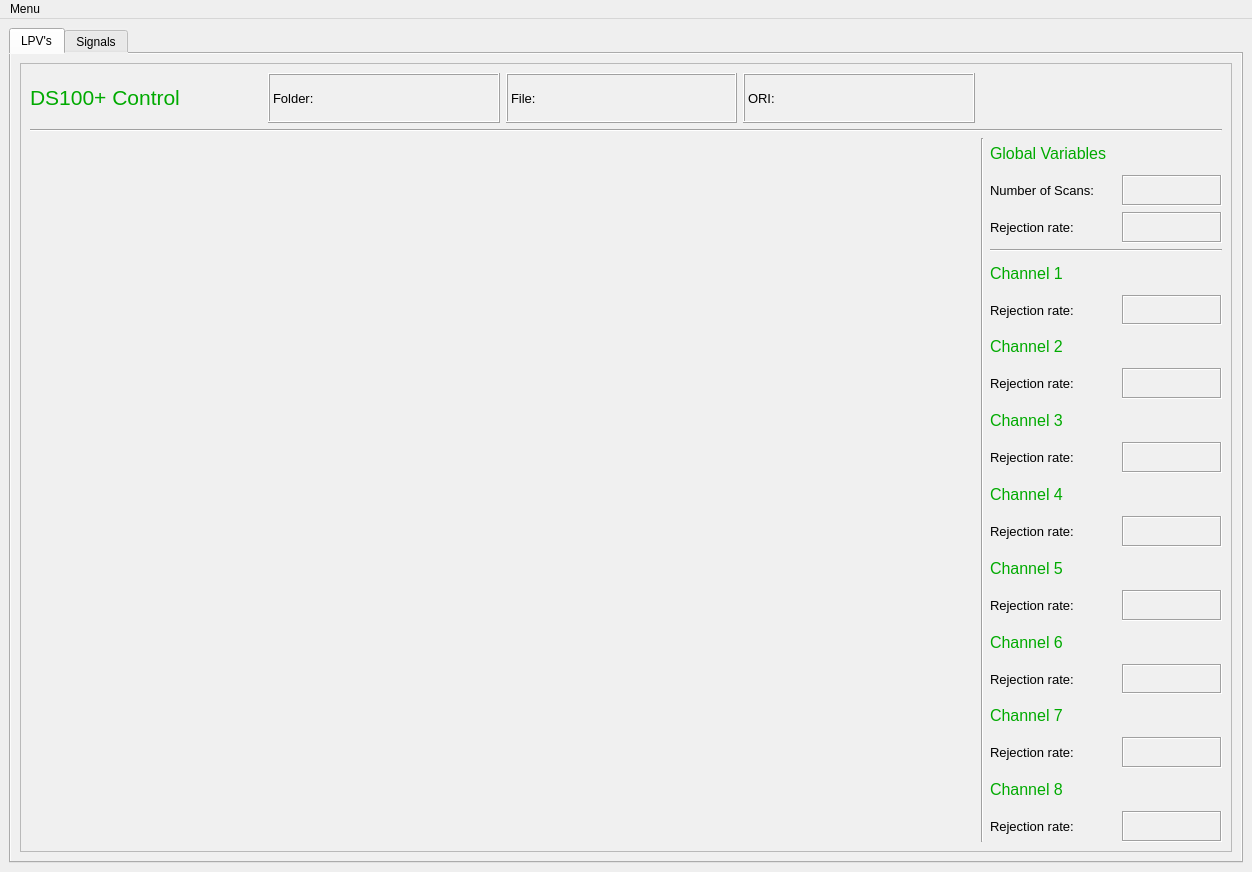
<?xml version="1.0" encoding="UTF-8"?>
<ui version="4.0">
 <class>MainWindow</class>
 <widget class="QMainWindow" name="MainWindow">
  <property name="geometry">
   <rect>
    <x>0</x>
    <y>0</y>
    <width>1252</width>
    <height>872</height>
   </rect>
  </property>
  <property name="windowTitle">
   <string>DS100+ Controlo de LPV</string>
  </property>
  <property name="styleSheet">
   <string notr="true"/>
  </property>
  <widget class="QWidget" name="centralwidget">
   <property name="styleSheet">
    <string notr="true"/>
   </property>
   <layout class="QGridLayout" name="gridLayout">
    <item row="0" column="0">
     <widget class="QTabWidget" name="tabWidget">
      <property name="palette">
       <palette>
        <active>
         <colorrole role="Button">
          <brush brushstyle="SolidPattern">
           <color alpha="255">
            <red>240</red>
            <green>240</green>
            <blue>240</blue>
           </color>
          </brush>
         </colorrole>
         <colorrole role="Base">
          <brush brushstyle="SolidPattern">
           <color alpha="255">
            <red>240</red>
            <green>240</green>
            <blue>240</blue>
           </color>
          </brush>
         </colorrole>
         <colorrole role="Window">
          <brush brushstyle="SolidPattern">
           <color alpha="255">
            <red>240</red>
            <green>240</green>
            <blue>240</blue>
           </color>
          </brush>
         </colorrole>
        </active>
        <inactive>
         <colorrole role="Button">
          <brush brushstyle="SolidPattern">
           <color alpha="255">
            <red>240</red>
            <green>240</green>
            <blue>240</blue>
           </color>
          </brush>
         </colorrole>
         <colorrole role="Base">
          <brush brushstyle="SolidPattern">
           <color alpha="255">
            <red>240</red>
            <green>240</green>
            <blue>240</blue>
           </color>
          </brush>
         </colorrole>
         <colorrole role="Window">
          <brush brushstyle="SolidPattern">
           <color alpha="255">
            <red>240</red>
            <green>240</green>
            <blue>240</blue>
           </color>
          </brush>
         </colorrole>
        </inactive>
        <disabled>
         <colorrole role="Button">
          <brush brushstyle="SolidPattern">
           <color alpha="255">
            <red>240</red>
            <green>240</green>
            <blue>240</blue>
           </color>
          </brush>
         </colorrole>
         <colorrole role="Base">
          <brush brushstyle="SolidPattern">
           <color alpha="255">
            <red>240</red>
            <green>240</green>
            <blue>240</blue>
           </color>
          </brush>
         </colorrole>
         <colorrole role="Window">
          <brush brushstyle="SolidPattern">
           <color alpha="255">
            <red>240</red>
            <green>240</green>
            <blue>240</blue>
           </color>
          </brush>
         </colorrole>
        </disabled>
       </palette>
      </property>
      <property name="styleSheet">
       <string notr="true">background-color:rgb(240, 240, 240)</string>
      </property>
      <property name="currentIndex">
       <number>0</number>
      </property>
      <widget class="QWidget" name="tab">
       <attribute name="title">
        <string>LPV's</string>
       </attribute>
       <layout class="QGridLayout" name="gridLayout_3">
        <item row="0" column="0">
         <widget class="QFrame" name="frame">
          <property name="frameShape">
           <enum>QFrame::StyledPanel</enum>
          </property>
          <property name="frameShadow">
           <enum>QFrame::Raised</enum>
          </property>
          <layout class="QGridLayout" name="gridLayout_2">
           <item row="0" column="1">
            <widget class="QLabel" name="label_6">
             <property name="font">
              <font>
               <pointsize>10</pointsize>
              </font>
             </property>
             <property name="frameShape">
              <enum>QFrame::Box</enum>
             </property>
             <property name="frameShadow">
              <enum>QFrame::Raised</enum>
             </property>
             <property name="text">
              <string>Folder:</string>
             </property>
            </widget>
           </item>
           <item row="0" column="2">
            <widget class="QLabel" name="label_2">
             <property name="font">
              <font>
               <pointsize>10</pointsize>
              </font>
             </property>
             <property name="frameShape">
              <enum>QFrame::Box</enum>
             </property>
             <property name="frameShadow">
              <enum>QFrame::Raised</enum>
             </property>
             <property name="text">
              <string>File: </string>
             </property>
            </widget>
           </item>
           <item row="0" column="3">
            <widget class="QLabel" name="label_3">
             <property name="font">
              <font>
               <pointsize>10</pointsize>
              </font>
             </property>
             <property name="frameShape">
              <enum>QFrame::Box</enum>
             </property>
             <property name="frameShadow">
              <enum>QFrame::Raised</enum>
             </property>
             <property name="text">
              <string>ORI: </string>
             </property>
            </widget>
           </item>
           <item row="0" column="0">
            <widget class="QLabel" name="label">
             <property name="maximumSize">
              <size>
               <width>250</width>
               <height>50</height>
              </size>
             </property>
             <property name="font">
              <font>
               <pointsize>16</pointsize>
              </font>
             </property>
             <property name="text">
              <string>&lt;html&gt;&lt;head/&gt;&lt;body&gt;&lt;p&gt;&lt;span style=&quot; color:#00aa00;&quot;&gt;DS100+ Control&lt;/span&gt;&lt;/p&gt;&lt;/body&gt;&lt;/html&gt;</string>
             </property>
            </widget>
           </item>
           <item row="2" column="0" rowspan="2" colspan="4">
            <widget class="MplWidget" name="widget" native="true"/>
           </item>
           <item row="2" column="5" rowspan="2">
            <layout class="QGridLayout" name="gridLayout_7">
             <item row="1" column="0">
              <widget class="QLabel" name="label_5">
               <property name="font">
                <font>
                 <pointsize>10</pointsize>
                </font>
               </property>
               <property name="text">
                <string>Number of Scans:</string>
               </property>
              </widget>
             </item>
             <item row="2" column="0">
              <widget class="QLabel" name="label_7">
               <property name="font">
                <font>
                 <pointsize>10</pointsize>
                </font>
               </property>
               <property name="text">
                <string>Rejection rate:</string>
               </property>
              </widget>
             </item>
             <item row="1" column="1">
              <widget class="QLabel" name="label_corks">
               <property name="maximumSize">
                <size>
                 <width>100</width>
                 <height>16777215</height>
                </size>
               </property>
               <property name="font">
                <font>
                 <pointsize>10</pointsize>
                 <weight>75</weight>
                 <bold>true</bold>
                </font>
               </property>
               <property name="frameShape">
                <enum>QFrame::Box</enum>
               </property>
               <property name="frameShadow">
                <enum>QFrame::Sunken</enum>
               </property>
               <property name="text">
                <string/>
               </property>
               <property name="alignment">
                <set>Qt::AlignCenter</set>
               </property>
              </widget>
             </item>
             <item row="0" column="0" colspan="2">
              <widget class="QLabel" name="label_11">
               <property name="font">
                <font>
                 <pointsize>12</pointsize>
                </font>
               </property>
               <property name="text">
                <string>&lt;html&gt;&lt;head/&gt;&lt;body&gt;&lt;p&gt;&lt;span style=&quot; color:#00aa00;&quot;&gt;Global Variables&lt;/span&gt;&lt;/p&gt;&lt;/body&gt;&lt;/html&gt;</string>
               </property>
              </widget>
             </item>
             <item row="2" column="1">
              <widget class="QLabel" name="label_rj_gl">
               <property name="maximumSize">
                <size>
                 <width>100</width>
                 <height>16777215</height>
                </size>
               </property>
               <property name="font">
                <font>
                 <pointsize>10</pointsize>
                 <weight>75</weight>
                 <bold>true</bold>
                </font>
               </property>
               <property name="frameShape">
                <enum>QFrame::Box</enum>
               </property>
               <property name="frameShadow">
                <enum>QFrame::Sunken</enum>
               </property>
               <property name="text">
                <string/>
               </property>
               <property name="alignment">
                <set>Qt::AlignCenter</set>
               </property>
              </widget>
             </item>
             <item row="21" column="0" colspan="2">
              <widget class="QLabel" name="label_47">
               <property name="font">
                <font>
                 <pointsize>12</pointsize>
                </font>
               </property>
               <property name="text">
                <string>&lt;!DOCTYPE HTML PUBLIC &quot;-//W3C//DTD HTML 4.0//EN&quot; &quot;http://www.w3.org/TR/REC-html40/strict.dtd&quot;&gt;
&lt;html&gt;&lt;head&gt;&lt;meta name=&quot;qrichtext&quot; content=&quot;1&quot; /&gt;&lt;style type=&quot;text/css&quot;&gt;
p, li { white-space: pre-wrap; }
&lt;/style&gt;&lt;/head&gt;&lt;body style=&quot; font-family:'MS Shell Dlg 2'; font-size:12pt; font-weight:400; font-style:normal;&quot;&gt;
&lt;p style=&quot; margin-top:0px; margin-bottom:0px; margin-left:0px; margin-right:0px; -qt-block-indent:0; text-indent:0px;&quot;&gt;&lt;span style=&quot; color:#00aa00;&quot;&gt;Channel 8&lt;/span&gt;&lt;/p&gt;&lt;/body&gt;&lt;/html&gt;</string>
               </property>
              </widget>
             </item>
             <item row="22" column="0">
              <widget class="QLabel" name="label_35">
               <property name="font">
                <font>
                 <pointsize>10</pointsize>
                </font>
               </property>
               <property name="text">
                <string>Rejection rate:</string>
               </property>
              </widget>
             </item>
             <item row="20" column="0">
              <widget class="QLabel" name="label_31">
               <property name="font">
                <font>
                 <pointsize>10</pointsize>
                </font>
               </property>
               <property name="text">
                <string>Rejection rate:</string>
               </property>
              </widget>
             </item>
             <item row="11" column="1">
              <widget class="QLabel" name="taxa_3">
               <property name="maximumSize">
                <size>
                 <width>100</width>
                 <height>16777215</height>
                </size>
               </property>
               <property name="font">
                <font>
                 <pointsize>10</pointsize>
                 <weight>75</weight>
                 <bold>true</bold>
                </font>
               </property>
               <property name="styleSheet">
                <string notr="true"/>
               </property>
               <property name="frameShape">
                <enum>QFrame::Box</enum>
               </property>
               <property name="frameShadow">
                <enum>QFrame::Sunken</enum>
               </property>
               <property name="text">
                <string/>
               </property>
               <property name="alignment">
                <set>Qt::AlignCenter</set>
               </property>
              </widget>
             </item>
             <item row="8" column="1">
              <widget class="QLabel" name="taxa_2">
               <property name="maximumSize">
                <size>
                 <width>100</width>
                 <height>16777215</height>
                </size>
               </property>
               <property name="font">
                <font>
                 <pointsize>10</pointsize>
                 <weight>75</weight>
                 <bold>true</bold>
                </font>
               </property>
               <property name="frameShape">
                <enum>QFrame::Box</enum>
               </property>
               <property name="frameShadow">
                <enum>QFrame::Sunken</enum>
               </property>
               <property name="text">
                <string/>
               </property>
               <property name="alignment">
                <set>Qt::AlignCenter</set>
               </property>
              </widget>
             </item>
             <item row="5" column="1">
              <widget class="QLabel" name="taxa_1">
               <property name="maximumSize">
                <size>
                 <width>100</width>
                 <height>16777215</height>
                </size>
               </property>
               <property name="font">
                <font>
                 <pointsize>10</pointsize>
                 <weight>75</weight>
                 <bold>true</bold>
                </font>
               </property>
               <property name="frameShape">
                <enum>QFrame::Box</enum>
               </property>
               <property name="frameShadow">
                <enum>QFrame::Sunken</enum>
               </property>
               <property name="text">
                <string/>
               </property>
               <property name="alignment">
                <set>Qt::AlignCenter</set>
               </property>
              </widget>
             </item>
             <item row="6" column="0">
              <widget class="QLabel" name="label_41">
               <property name="font">
                <font>
                 <pointsize>12</pointsize>
                </font>
               </property>
               <property name="text">
                <string>&lt;html&gt;&lt;head/&gt;&lt;body&gt;&lt;p&gt;&lt;span style=&quot; color:#00aa00;&quot;&gt;Channel 2&lt;/span&gt;&lt;/p&gt;&lt;/body&gt;&lt;/html&gt;</string>
               </property>
              </widget>
             </item>
             <item row="17" column="0" colspan="2">
              <widget class="QLabel" name="label_45">
               <property name="font">
                <font>
                 <pointsize>12</pointsize>
                </font>
               </property>
               <property name="text">
                <string>&lt;!DOCTYPE HTML PUBLIC &quot;-//W3C//DTD HTML 4.0//EN&quot; &quot;http://www.w3.org/TR/REC-html40/strict.dtd&quot;&gt;
&lt;html&gt;&lt;head&gt;&lt;meta name=&quot;qrichtext&quot; content=&quot;1&quot; /&gt;&lt;style type=&quot;text/css&quot;&gt;
p, li { white-space: pre-wrap; }
&lt;/style&gt;&lt;/head&gt;&lt;body style=&quot; font-family:'MS Shell Dlg 2'; font-size:12pt; font-weight:400; font-style:normal;&quot;&gt;
&lt;p style=&quot; margin-top:0px; margin-bottom:0px; margin-left:0px; margin-right:0px; -qt-block-indent:0; text-indent:0px;&quot;&gt;&lt;span style=&quot; color:#00aa00;&quot;&gt;Channel 6&lt;/span&gt;&lt;/p&gt;&lt;/body&gt;&lt;/html&gt;</string>
               </property>
              </widget>
             </item>
             <item row="19" column="0" colspan="2">
              <widget class="QLabel" name="label_46">
               <property name="font">
                <font>
                 <pointsize>12</pointsize>
                </font>
               </property>
               <property name="text">
                <string>&lt;!DOCTYPE HTML PUBLIC &quot;-//W3C//DTD HTML 4.0//EN&quot; &quot;http://www.w3.org/TR/REC-html40/strict.dtd&quot;&gt;
&lt;html&gt;&lt;head&gt;&lt;meta name=&quot;qrichtext&quot; content=&quot;1&quot; /&gt;&lt;style type=&quot;text/css&quot;&gt;
p, li { white-space: pre-wrap; }
&lt;/style&gt;&lt;/head&gt;&lt;body style=&quot; font-family:'MS Shell Dlg 2'; font-size:12pt; font-weight:400; font-style:normal;&quot;&gt;
&lt;p style=&quot; margin-top:0px; margin-bottom:0px; margin-left:0px; margin-right:0px; -qt-block-indent:0; text-indent:0px;&quot;&gt;&lt;span style=&quot; color:#00aa00;&quot;&gt;Channel 7&lt;/span&gt;&lt;/p&gt;&lt;/body&gt;&lt;/html&gt;</string>
               </property>
              </widget>
             </item>
             <item row="15" column="0" colspan="2">
              <widget class="QLabel" name="label_44">
               <property name="font">
                <font>
                 <pointsize>12</pointsize>
                </font>
               </property>
               <property name="text">
                <string>&lt;!DOCTYPE HTML PUBLIC &quot;-//W3C//DTD HTML 4.0//EN&quot; &quot;http://www.w3.org/TR/REC-html40/strict.dtd&quot;&gt;
&lt;html&gt;&lt;head&gt;&lt;meta name=&quot;qrichtext&quot; content=&quot;1&quot; /&gt;&lt;style type=&quot;text/css&quot;&gt;
p, li { white-space: pre-wrap; }
&lt;/style&gt;&lt;/head&gt;&lt;body style=&quot; font-family:'MS Shell Dlg 2'; font-size:12pt; font-weight:400; font-style:normal;&quot;&gt;
&lt;p style=&quot; margin-top:0px; margin-bottom:0px; margin-left:0px; margin-right:0px; -qt-block-indent:0; text-indent:0px;&quot;&gt;&lt;span style=&quot; color:#00aa00;&quot;&gt;Channel 5&lt;/span&gt;&lt;/p&gt;&lt;/body&gt;&lt;/html&gt;</string>
               </property>
              </widget>
             </item>
             <item row="13" column="0" colspan="2">
              <widget class="QLabel" name="label_43">
               <property name="font">
                <font>
                 <pointsize>12</pointsize>
                </font>
               </property>
               <property name="text">
                <string>&lt;!DOCTYPE HTML PUBLIC &quot;-//W3C//DTD HTML 4.0//EN&quot; &quot;http://www.w3.org/TR/REC-html40/strict.dtd&quot;&gt;
&lt;html&gt;&lt;head&gt;&lt;meta name=&quot;qrichtext&quot; content=&quot;1&quot; /&gt;&lt;style type=&quot;text/css&quot;&gt;
p, li { white-space: pre-wrap; }
&lt;/style&gt;&lt;/head&gt;&lt;body style=&quot; font-family:'MS Shell Dlg 2'; font-size:12pt; font-weight:400; font-style:normal;&quot;&gt;
&lt;p style=&quot; margin-top:0px; margin-bottom:0px; margin-left:0px; margin-right:0px; -qt-block-indent:0; text-indent:0px;&quot;&gt;&lt;span style=&quot; color:#00aa00;&quot;&gt;Channel 4&lt;/span&gt;&lt;/p&gt;&lt;/body&gt;&lt;/html&gt;</string>
               </property>
              </widget>
             </item>
             <item row="4" column="0" colspan="2">
              <widget class="QLabel" name="label_40">
               <property name="maximumSize">
                <size>
                 <width>150</width>
                 <height>16777215</height>
                </size>
               </property>
               <property name="font">
                <font>
                 <pointsize>12</pointsize>
                </font>
               </property>
               <property name="text">
                <string>&lt;html&gt;&lt;head/&gt;&lt;body&gt;&lt;p&gt;&lt;span style=&quot; color:#00aa00;&quot;&gt;Channel 1&lt;/span&gt;&lt;/p&gt;&lt;/body&gt;&lt;/html&gt;</string>
               </property>
              </widget>
             </item>
             <item row="14" column="1">
              <widget class="QLabel" name="taxa_4">
               <property name="maximumSize">
                <size>
                 <width>100</width>
                 <height>16777215</height>
                </size>
               </property>
               <property name="font">
                <font>
                 <pointsize>10</pointsize>
                 <weight>75</weight>
                 <bold>true</bold>
                </font>
               </property>
               <property name="styleSheet">
                <string notr="true"/>
               </property>
               <property name="frameShape">
                <enum>QFrame::Box</enum>
               </property>
               <property name="frameShadow">
                <enum>QFrame::Sunken</enum>
               </property>
               <property name="text">
                <string/>
               </property>
               <property name="alignment">
                <set>Qt::AlignCenter</set>
               </property>
              </widget>
             </item>
             <item row="10" column="0" colspan="2">
              <widget class="QLabel" name="label_42">
               <property name="font">
                <font>
                 <pointsize>12</pointsize>
                </font>
               </property>
               <property name="text">
                <string>&lt;!DOCTYPE HTML PUBLIC &quot;-//W3C//DTD HTML 4.0//EN&quot; &quot;http://www.w3.org/TR/REC-html40/strict.dtd&quot;&gt;
&lt;html&gt;&lt;head&gt;&lt;meta name=&quot;qrichtext&quot; content=&quot;1&quot; /&gt;&lt;style type=&quot;text/css&quot;&gt;
p, li { white-space: pre-wrap; }
&lt;/style&gt;&lt;/head&gt;&lt;body style=&quot; font-family:'MS Shell Dlg 2'; font-size:12pt; font-weight:400; font-style:normal;&quot;&gt;
&lt;p style=&quot; margin-top:0px; margin-bottom:0px; margin-left:0px; margin-right:0px; -qt-block-indent:0; text-indent:0px;&quot;&gt;&lt;span style=&quot; color:#00aa00;&quot;&gt;Channel 3&lt;/span&gt;&lt;/p&gt;&lt;/body&gt;&lt;/html&gt;</string>
               </property>
              </widget>
             </item>
             <item row="20" column="1">
              <widget class="QLabel" name="taxa_7">
               <property name="maximumSize">
                <size>
                 <width>100</width>
                 <height>16777215</height>
                </size>
               </property>
               <property name="font">
                <font>
                 <pointsize>10</pointsize>
                 <weight>75</weight>
                 <bold>true</bold>
                </font>
               </property>
               <property name="frameShape">
                <enum>QFrame::Box</enum>
               </property>
               <property name="frameShadow">
                <enum>QFrame::Sunken</enum>
               </property>
               <property name="text">
                <string/>
               </property>
               <property name="alignment">
                <set>Qt::AlignCenter</set>
               </property>
              </widget>
             </item>
             <item row="18" column="1">
              <widget class="QLabel" name="taxa_6">
               <property name="maximumSize">
                <size>
                 <width>100</width>
                 <height>16777215</height>
                </size>
               </property>
               <property name="font">
                <font>
                 <pointsize>10</pointsize>
                 <weight>75</weight>
                 <bold>true</bold>
                </font>
               </property>
               <property name="frameShape">
                <enum>QFrame::Box</enum>
               </property>
               <property name="frameShadow">
                <enum>QFrame::Sunken</enum>
               </property>
               <property name="text">
                <string/>
               </property>
               <property name="alignment">
                <set>Qt::AlignCenter</set>
               </property>
              </widget>
             </item>
             <item row="22" column="1">
              <widget class="QLabel" name="taxa_8">
               <property name="maximumSize">
                <size>
                 <width>100</width>
                 <height>16777215</height>
                </size>
               </property>
               <property name="font">
                <font>
                 <pointsize>10</pointsize>
                 <weight>75</weight>
                 <bold>true</bold>
                </font>
               </property>
               <property name="frameShape">
                <enum>QFrame::Box</enum>
               </property>
               <property name="frameShadow">
                <enum>QFrame::Sunken</enum>
               </property>
               <property name="text">
                <string/>
               </property>
               <property name="alignment">
                <set>Qt::AlignCenter</set>
               </property>
              </widget>
             </item>
             <item row="5" column="0">
              <widget class="QLabel" name="label_8">
               <property name="maximumSize">
                <size>
                 <width>150</width>
                 <height>16777215</height>
                </size>
               </property>
               <property name="font">
                <font>
                 <pointsize>10</pointsize>
                </font>
               </property>
               <property name="text">
                <string>Rejection rate:</string>
               </property>
              </widget>
             </item>
             <item row="16" column="1">
              <widget class="QLabel" name="taxa_5">
               <property name="maximumSize">
                <size>
                 <width>100</width>
                 <height>16777215</height>
                </size>
               </property>
               <property name="font">
                <font>
                 <pointsize>10</pointsize>
                 <weight>75</weight>
                 <bold>true</bold>
                </font>
               </property>
               <property name="frameShape">
                <enum>QFrame::Box</enum>
               </property>
               <property name="frameShadow">
                <enum>QFrame::Sunken</enum>
               </property>
               <property name="text">
                <string/>
               </property>
               <property name="alignment">
                <set>Qt::AlignCenter</set>
               </property>
              </widget>
             </item>
             <item row="14" column="0">
              <widget class="QLabel" name="label_9">
               <property name="font">
                <font>
                 <pointsize>10</pointsize>
                </font>
               </property>
               <property name="text">
                <string>Rejection rate:</string>
               </property>
              </widget>
             </item>
             <item row="16" column="0">
              <widget class="QLabel" name="label_12">
               <property name="font">
                <font>
                 <pointsize>10</pointsize>
                </font>
               </property>
               <property name="text">
                <string>Rejection rate:</string>
               </property>
              </widget>
             </item>
             <item row="8" column="0">
              <widget class="QLabel" name="label_10">
               <property name="font">
                <font>
                 <pointsize>10</pointsize>
                </font>
               </property>
               <property name="text">
                <string>Rejection rate:</string>
               </property>
              </widget>
             </item>
             <item row="18" column="0">
              <widget class="QLabel" name="label_15">
               <property name="font">
                <font>
                 <pointsize>10</pointsize>
                </font>
               </property>
               <property name="text">
                <string>Rejection rate:</string>
               </property>
              </widget>
             </item>
             <item row="11" column="0">
              <widget class="QLabel" name="label_28">
               <property name="font">
                <font>
                 <pointsize>10</pointsize>
                </font>
               </property>
               <property name="text">
                <string>Rejection rate:</string>
               </property>
              </widget>
             </item>
             <item row="3" column="0" colspan="2">
              <widget class="Line" name="line_3">
               <property name="orientation">
                <enum>Qt::Horizontal</enum>
               </property>
              </widget>
             </item>
            </layout>
           </item>
           <item row="1" column="0" colspan="6">
            <widget class="Line" name="line">
             <property name="orientation">
              <enum>Qt::Horizontal</enum>
             </property>
            </widget>
           </item>
           <item row="2" column="4" rowspan="2">
            <widget class="Line" name="line_2">
             <property name="orientation">
              <enum>Qt::Vertical</enum>
             </property>
            </widget>
           </item>
          </layout>
         </widget>
        </item>
       </layout>
      </widget>
      <widget class="QWidget" name="tab_2">
       <attribute name="title">
        <string>Signals</string>
       </attribute>
       <layout class="QGridLayout" name="gridLayout_4">
        <item row="0" column="1">
         <widget class="MplWidget" name="widget_2" native="true"/>
        </item>
        <item row="0" column="0">
         <widget class="QFrame" name="Sinais">
          <property name="maximumSize">
           <size>
            <width>200</width>
            <height>16777215</height>
           </size>
          </property>
          <property name="frameShape">
           <enum>QFrame::StyledPanel</enum>
          </property>
          <property name="frameShadow">
           <enum>QFrame::Raised</enum>
          </property>
          <layout class="QGridLayout" name="gridLayout_5">
           <item row="0" column="0">
            <widget class="QLabel" name="label_4">
             <property name="font">
              <font>
               <pointsize>14</pointsize>
              </font>
             </property>
             <property name="text">
              <string>&lt;!DOCTYPE HTML PUBLIC &quot;-//W3C//DTD HTML 4.0//EN&quot; &quot;http://www.w3.org/TR/REC-html40/strict.dtd&quot;&gt;
&lt;html&gt;&lt;head&gt;&lt;meta name=&quot;qrichtext&quot; content=&quot;1&quot; /&gt;&lt;style type=&quot;text/css&quot;&gt;
p, li { white-space: pre-wrap; }
&lt;/style&gt;&lt;/head&gt;&lt;body style=&quot; font-family:'MS Shell Dlg 2'; font-size:14pt; font-weight:400; font-style:normal;&quot;&gt;
&lt;p style=&quot; margin-top:0px; margin-bottom:0px; margin-left:0px; margin-right:0px; -qt-block-indent:0; text-indent:0px;&quot;&gt;&lt;span style=&quot; color:#00aa00;&quot;&gt;Cycles:&lt;/span&gt;&lt;/p&gt;&lt;/body&gt;&lt;/html&gt;</string>
             </property>
            </widget>
           </item>
           <item row="1" column="0">
            <widget class="QListWidget" name="listWidget">
             <property name="font">
              <font>
               <pointsize>12</pointsize>
              </font>
             </property>
            </widget>
           </item>
          </layout>
         </widget>
        </item>
       </layout>
      </widget>
     </widget>
    </item>
   </layout>
  </widget>
  <widget class="QMenuBar" name="menubar">
   <property name="geometry">
    <rect>
     <x>0</x>
     <y>0</y>
     <width>1252</width>
     <height>26</height>
    </rect>
   </property>
   <property name="palette">
    <palette>
     <active/>
     <inactive/>
     <disabled/>
    </palette>
   </property>
   <property name="defaultUp">
    <bool>false</bool>
   </property>
   <widget class="QMenu" name="menuMenu">
    <property name="palette">
     <palette>
      <active/>
      <inactive/>
      <disabled/>
     </palette>
    </property>
    <property name="title">
     <string>Menu</string>
    </property>
    <addaction name="action_Exit"/>
    <addaction name="actionSelect_Folder_2"/>
   </widget>
   <addaction name="menuMenu"/>
  </widget>
  <action name="actionExit">
   <property name="text">
    <string>&amp;Exit</string>
   </property>
   <property name="iconText">
    <string>&amp;Exit</string>
   </property>
   <property name="shortcut">
    <string>Ctrl+E</string>
   </property>
  </action>
  <action name="actionSelect_Folder">
   <property name="text">
    <string>Select Folder</string>
   </property>
   <property name="shortcut">
    <string>Ctrl+F</string>
   </property>
  </action>
  <action name="action_Exit">
   <property name="checkable">
    <bool>false</bool>
   </property>
   <property name="text">
    <string>&amp;Exit</string>
   </property>
   <property name="shortcut">
    <string>Ctrl+E</string>
   </property>
  </action>
  <action name="actionSelect_Folder_2">
   <property name="text">
    <string>Select Folder</string>
   </property>
   <property name="shortcut">
    <string>Ctrl+F</string>
   </property>
  </action>
 </widget>
 <customwidgets>
  <customwidget>
   <class>MplWidget</class>
   <extends>QWidget</extends>
   <header>MplWidget</header>
   <container>1</container>
  </customwidget>
 </customwidgets>
 <resources/>
 <connections/>
</ui>
